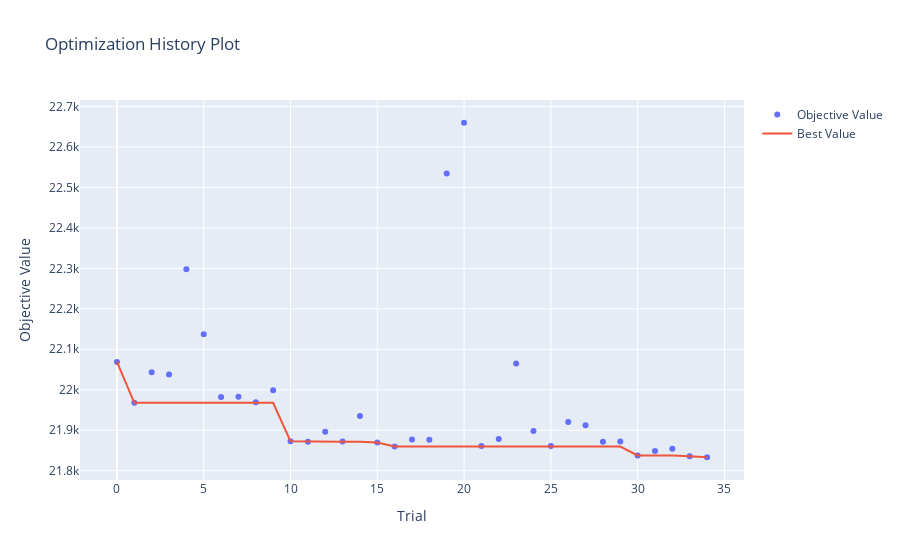

Write notebook code for a chart like this one.
### Code cell
import optuna.visualization as vis

fig = vis.plot_optimization_history(study)
fig.show()

### Figure 1 — Plotly figure (JSON) as saved in the notebook; plotly's stock layout.template omitted (floating-point values rounded to 4 significant figures)
{"data": [{"mode": "markers", "name": "Objective Value", "type": "scatter", "x": [0, 1, 2, 3, 4, 5, 6, 7, 8, 9, 10, 11, 12, 13, 14, 15, 16, 17, 18, 19, 20, 21, 22, 23, 24, 25, 26, 27, 28, 29, 30, 31, 32, 33, 34], "y": [22070.0, 21970.0, 22040.0, 22040.0, 22300.0, 22140.0, 21980.0, 21980.0, 21970.0, 22000.0, 21870.0, 21870.0, 21900.0, 21870.0, 21940.0, 21870.0, 21860.0, 21880.0, 21880.0, 22530.0, 22660.0, 21860.0, 21880.0, 22060.0, 21900.0, 21860.0, 21920.0, 21910.0, 21870.0, 21870.0, 21840.0, 21850.0, 21850.0, 21840.0, 21830.0]}, {"mode": "lines", "name": "Best Value", "type": "scatter", "x": [0, 1, 2, 3, 4, 5, 6, 7, 8, 9, 10, 11, 12, 13, 14, 15, 16, 17, 18, 19, 20, 21, 22, 23, 24, 25, 26, 27, 28, 29, 30, 31, 32, 33, 34], "y": [22070.0, 21970.0, 21970.0, 21970.0, 21970.0, 21970.0, 21970.0, 21970.0, 21970.0, 21970.0, 21870.0, 21870.0, 21870.0, 21870.0, 21870.0, 21870.0, 21860.0, 21860.0, 21860.0, 21860.0, 21860.0, 21860.0, 21860.0, 21860.0, 21860.0, 21860.0, 21860.0, 21860.0, 21860.0, 21860.0, 21840.0, 21840.0, 21840.0, 21840.0, 21830.0]}, {"marker": {"color": "#cccccc"}, "mode": "markers", "name": "Infeasible Trial", "showlegend": false, "type": "scatter", "x": [], "y": []}], "layout": {"title": {"text": "Optimization History Plot"}, "xaxis": {"title": {"text": "Trial"}}, "yaxis": {"title": {"text": "Objective Value"}}}}
